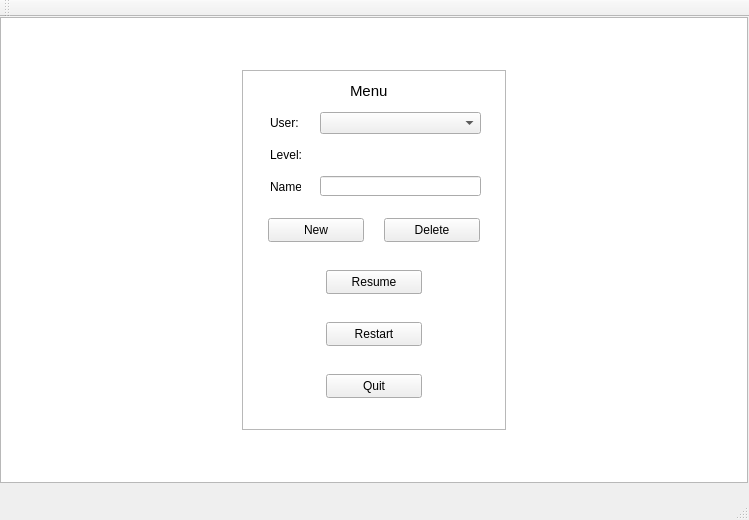
<?xml version="1.0" encoding="UTF-8"?>
<ui version="4.0">
 <class>MainWindow</class>
 <widget class="QMainWindow" name="MainWindow">
  <property name="geometry">
   <rect>
    <x>0</x>
    <y>0</y>
    <width>749</width>
    <height>520</height>
   </rect>
  </property>
  <property name="windowTitle">
   <string>MainWindow</string>
  </property>
  <widget class="QWidget" name="centralWidget">
   <widget class="QGraphicsView" name="gameView">
    <property name="geometry">
     <rect>
      <x>0</x>
      <y>0</y>
      <width>748</width>
      <height>466</height>
     </rect>
    </property>
   </widget>
   <widget class="QListWidget" name="menuListWidget">
    <property name="geometry">
     <rect>
      <x>242</x>
      <y>53</y>
      <width>264</width>
      <height>360</height>
     </rect>
    </property>
   </widget>
   <widget class="QLabel" name="menuLabel">
    <property name="geometry">
     <rect>
      <x>350</x>
      <y>63</y>
      <width>41</width>
      <height>22</height>
     </rect>
    </property>
    <property name="font">
     <font>
      <pointsize>11</pointsize>
     </font>
    </property>
    <property name="text">
     <string>Menu</string>
    </property>
   </widget>
   <widget class="QPushButton" name="deleteButton">
    <property name="geometry">
     <rect>
      <x>384</x>
      <y>201</y>
      <width>96</width>
      <height>24</height>
     </rect>
    </property>
    <property name="text">
     <string>Delete</string>
    </property>
   </widget>
   <widget class="QPushButton" name="newButton">
    <property name="geometry">
     <rect>
      <x>268</x>
      <y>201</y>
      <width>96</width>
      <height>24</height>
     </rect>
    </property>
    <property name="text">
     <string>New</string>
    </property>
   </widget>
   <widget class="QPushButton" name="startButton">
    <property name="geometry">
     <rect>
      <x>326</x>
      <y>253</y>
      <width>96</width>
      <height>24</height>
     </rect>
    </property>
    <property name="text">
     <string>Start</string>
    </property>
   </widget>
   <widget class="QPushButton" name="restartButton">
    <property name="geometry">
     <rect>
      <x>326</x>
      <y>305</y>
      <width>96</width>
      <height>24</height>
     </rect>
    </property>
    <property name="text">
     <string>Restart</string>
    </property>
   </widget>
   <widget class="QPushButton" name="quitButton">
    <property name="geometry">
     <rect>
      <x>326</x>
      <y>357</y>
      <width>96</width>
      <height>24</height>
     </rect>
    </property>
    <property name="text">
     <string>Quit</string>
    </property>
   </widget>
   <widget class="QComboBox" name="userComboBox">
    <property name="geometry">
     <rect>
      <x>320</x>
      <y>95</y>
      <width>161</width>
      <height>22</height>
     </rect>
    </property>
   </widget>
   <widget class="QLabel" name="levelLabel">
    <property name="geometry">
     <rect>
      <x>270</x>
      <y>127</y>
      <width>31</width>
      <height>22</height>
     </rect>
    </property>
    <property name="text">
     <string>Level: </string>
    </property>
   </widget>
   <widget class="QLabel" name="levelNumberLabel">
    <property name="geometry">
     <rect>
      <x>320</x>
      <y>127</y>
      <width>46</width>
      <height>22</height>
     </rect>
    </property>
    <property name="text">
     <string/>
    </property>
   </widget>
   <widget class="QLineEdit" name="nameLineEdit">
    <property name="geometry">
     <rect>
      <x>320</x>
      <y>159</y>
      <width>161</width>
      <height>20</height>
     </rect>
    </property>
   </widget>
   <widget class="QLabel" name="userLabel">
    <property name="geometry">
     <rect>
      <x>270</x>
      <y>95</y>
      <width>31</width>
      <height>22</height>
     </rect>
    </property>
    <property name="text">
     <string>User:</string>
    </property>
   </widget>
   <widget class="QLabel" name="nameLabel">
    <property name="geometry">
     <rect>
      <x>270</x>
      <y>159</y>
      <width>31</width>
      <height>22</height>
     </rect>
    </property>
    <property name="text">
     <string>Name:</string>
    </property>
   </widget>
   <widget class="QPushButton" name="resumeButton">
    <property name="geometry">
     <rect>
      <x>326</x>
      <y>253</y>
      <width>96</width>
      <height>24</height>
     </rect>
    </property>
    <property name="text">
     <string>Resume</string>
    </property>
   </widget>
  </widget>
  <widget class="QMenuBar" name="menuBar">
   <property name="geometry">
    <rect>
     <x>0</x>
     <y>0</y>
     <width>749</width>
     <height>20</height>
    </rect>
   </property>
  </widget>
  <widget class="QToolBar" name="mainToolBar">
   <attribute name="toolBarArea">
    <enum>TopToolBarArea</enum>
   </attribute>
   <attribute name="toolBarBreak">
    <bool>false</bool>
   </attribute>
  </widget>
  <widget class="QStatusBar" name="statusBar"/>
 </widget>
 <layoutdefault spacing="6" margin="11"/>
 <resources/>
 <connections/>
</ui>
